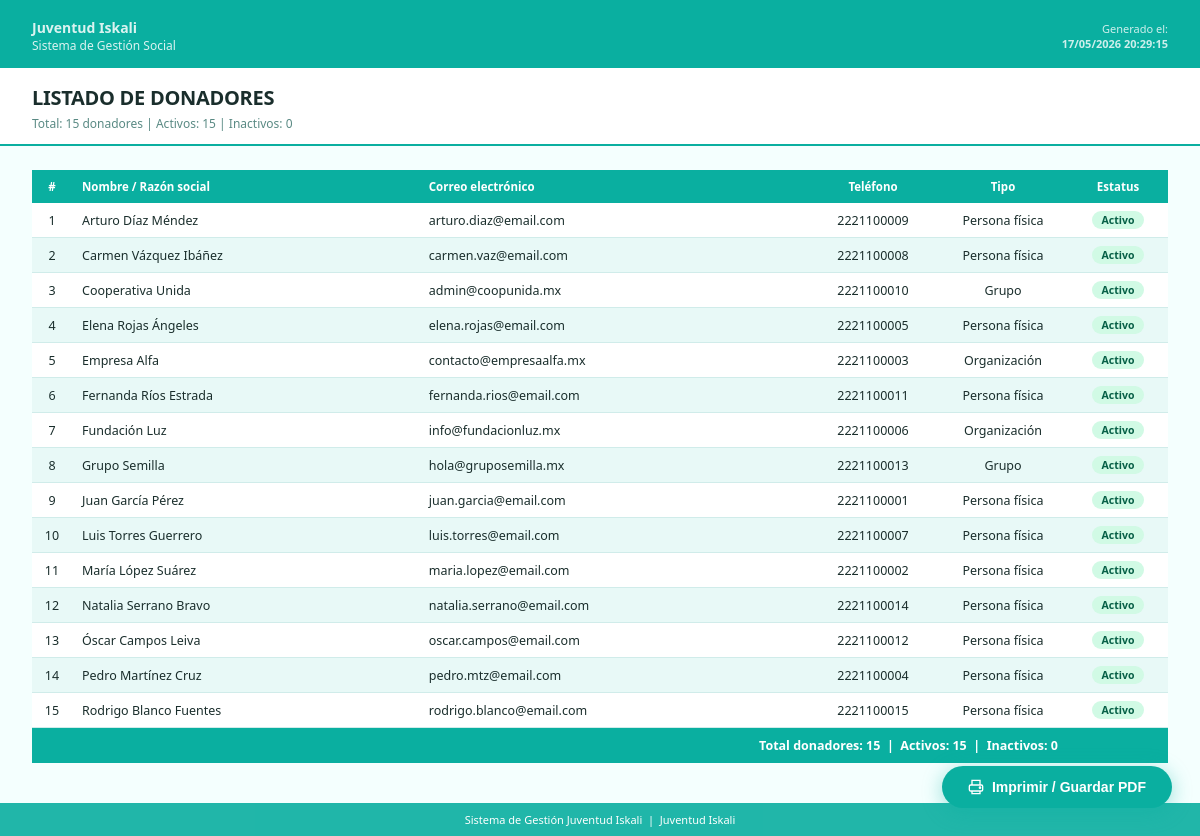
Screenshot of /index.php?pagina=reportes&accion=generar&tipo=donadores (signed in) with the database file from the repository.
### tables this page shows
CREATE TABLE donadores (
    id_donador        INT          NOT NULL AUTO_INCREMENT,
    id_nivel          INT,
    tipo_donante      ENUM('anonimo','persona','grupo','organizacion')
                      NOT NULL DEFAULT 'persona',
    puntos_acumulados INT          NOT NULL DEFAULT 0,
    email             VARCHAR(150) NOT NULL,
    telefono          VARCHAR(20),
    activo            BOOLEAN      NOT NULL DEFAULT TRUE,
    created_at        DATETIME     NOT NULL DEFAULT CURRENT_TIMESTAMP,
    PRIMARY KEY (id_donador),
    UNIQUE KEY uq_donador_email (email)
);

### models/ReporteModel.php (called while the page is built, shortened)
<?php
class ReporteModel
{
    private PDO $db;
    public function __construct(PDO $conexion)
    {
        $this->db = $conexion;
    }
    public function getDonadores(): array
    {
        $sql = "
            SELECT
                d.id_donador,
                CASE
                    WHEN d.tipo_donante = 'anonimo' THEN 'Anónimo'
                    WHEN dg.id_donador  IS NOT NULL  THEN dg.nombre_grupo
                    WHEN df.id_donador  IS NOT NULL  THEN CONCAT(df.nombre, ' ', df.apellido)
                    WHEN dm.id_donador  IS NOT NULL  THEN dm.razon_social
                    ELSE 'Sin datos'
                END AS nombre_completo,
                COALESCE(d.email,    '—') AS email,
                COALESCE(d.telefono, '—') AS telefono,
                CASE d.tipo_donante
                    WHEN 'persona'      THEN 'Persona física'
                    WHEN 'organizacion' THEN 'Organización'
                    WHEN 'grupo'        THEN 'Grupo'
                    WHEN 'anonimo'      THEN 'Anónimo'
                    ELSE d.tipo_donante
                END AS tipo_label,
                d.activo,
                d.created_at
            FROM donadores d
            LEFT JOIN donadores_fisicos  df ON d.id_donador = df.id_donador
            LEFT JOIN donadores_morales  dm ON d.id_donador = dm.id_donador
            LEFT JOIN donadores_grupos   dg ON d.id_donador = dg.id_donador
            ORDER BY nombre_completo ASC
        ";
        return $this->db->query($sql)->fetchAll(PDO::FETCH_ASSOC);
    }
    public function getResumenDonadores(): array
    {
        $filas     = $this->getDonadores();
        $total     = count($filas);
        $activos   = count(array_filter($filas, fn($f) => (bool)$f['activo']));
        $inactivos = $total - $activos;
        return compact('total', 'activos', 'inactivos', 'filas');
    }
}

### controllers/ReportesController.php (the view, shortened to what this page needs)
<?php
class ReportesController
{
    private ReporteModel $model;
    public function __construct(PDO $conexion)
    {
        require_once 'models/ReporteModel.php';
        $this->model = new ReporteModel($conexion);
    }
    public function generar(): void
    {
        $tipo = trim($_GET['tipo'] ?? '');
        switch ($tipo) {
            case 'donadores':
                $this->reporteDonadores();
                break;
        }
    }
    private function renderReporte(string $titulo, string $subtitulo, string $cuerpo): void
    {
        $fecha     = date('d/m/Y  H:i:s');
        $appNombre = defined('APP_NAME') ? APP_NAME : 'Juventud Iskali';
        echo <<<HTML
        <!DOCTYPE html>
        <html lang="es">
        <head>
          <title>{$titulo} — {$appNombre}</title>
        </head>
        <body>
          <div class="report-header">
            <div class="org">
              <strong style="font-size:14px;">{$appNombre}</strong><br>
              Sistema de Gestión Social
            </div>
            <div class="fecha">
              Generado el:<br>
              <strong>{$fecha}</strong>
            </div>
          </div>
          <div class="report-title-bar">
            <h1>{$titulo}</h1>
            <p class="subtitle">{$subtitulo}</p>
          </div>
          <div class="report-body">
            {$cuerpo}
          </div>
          <div class="report-footer">
            Sistema de Gestión Juventud Iskali &nbsp;|&nbsp; {$appNombre}
          </div>
          <button class="print-btn" onclick="window.print()">
            <svg xmlns="http://www.w3.org/2000/svg" width="16" height="16" fill="none"
                 stroke="currentColor" stroke-width="2" viewBox="0 0 24 24">
              <path d="M6 9V2h12v7"/><rect x="2" y="9" width="20" height="9" rx="2"/>
              <path d="M6 18v4h12v-4"/><circle cx="18" cy="13" r="1" fill="currentColor"/>
            </svg>
            Imprimir / Guardar PDF
          </button>
        </body>
        </html>
        HTML;
        exit;
    }
    private function badge(string $texto, string $clase): string
    {
        $claseSegura = htmlspecialchars($clase);
        $textoSeguro = htmlspecialchars($texto);
        return "<span class=\"badge badge-{$claseSegura}\">{$textoSeguro}</span>";
    }
    private function reporteDonadores(): void
    {
        $data      = $this->model->getResumenDonadores();
        $filas     = $data['filas'];
        $total     = $data['total'];
        $activos   = $data['activos'];
        $inactivos = $data['inactivos'];
        $filasHtml = '';
        foreach ($filas as $i => $f) {
            $n            = $i + 1;
            $nombre       = htmlspecialchars($f['nombre_completo'] ?? '—');
            $email        = htmlspecialchars($f['email']);
            $tel          = htmlspecialchars($f['telefono']);
            $tipo         = htmlspecialchars($f['tipo_label']);
            $estatusBadge = (bool)$f['activo']
                ? $this->badge('Activo',   'activo')
                : $this->badge('Inactivo', 'inactivo');
            $filasHtml .= "<tr>
              <td class=\"c\">{$n}</td>
              <td>{$nombre}</td>
              <td>{$email}</td>
              <td class=\"c\">{$tel}</td>
              <td class=\"c\">{$tipo}</td>
              <td class=\"c\">{$estatusBadge}</td>
            </tr>";
        }
        $filasHtml .= "<tr class=\"totals-row\">
          <td colspan=\"5\" style=\"text-align:right;\">
            Total donadores: {$total} &nbsp;|&nbsp; Activos: {$activos} &nbsp;|&nbsp; Inactivos: {$inactivos}
          </td>
          <td></td>
        </tr>";
        $cuerpo = "
        <table>
          <thead>
            <tr>
              <th class=\"c\" style=\"width:40px;\">#</th>
              <th>Nombre / Razón social</th>
              <th>Correo electrónico</th>
              <th class=\"c\" style=\"width:130px;\">Teléfono</th>
              <th class=\"c\" style=\"width:130px;\">Tipo</th>
              <th class=\"c\" style=\"width:100px;\">Estatus</th>
            </tr>
          </thead>
          <tbody>{$filasHtml}</tbody>
        </table>";
        $subtitulo = "Total: {$total} donadores   |   Activos: {$activos}   |   Inactivos: {$inactivos}";
        $this->renderReporte('LISTADO DE DONADORES', $subtitulo, $cuerpo);
    }
}

### rows the page displays
donadores: n "1", nombre "Arturo Díaz Méndez", email "arturo.diaz@email.com", tel "2221100009", tipo "Persona física"
donadores: n "2", nombre "Carmen Vázquez Ibáñez", email "carmen.vaz@email.com", tel "2221100008", tipo "Persona física"
donadores: n "3", nombre "Cooperativa Unida", email "admin@coopunida.mx", tel "2221100010", tipo "Grupo"
donadores: n "4", nombre "Elena Rojas Ángeles", email "elena.rojas@email.com", tel "2221100005", tipo "Persona física"
donadores: n "5", nombre "Empresa Alfa", email "contacto@empresaalfa.mx", tel "2221100003", tipo "Organización"
donadores: n "6", nombre "Fernanda Ríos Estrada", email "fernanda.rios@email.com", tel "2221100011", tipo "Persona física"
donadores: n "7", nombre "Fundación Luz", email "info@fundacionluz.mx", tel "2221100006", tipo "Organización"
donadores: n "8", nombre "Grupo Semilla", email "hola@gruposemilla.mx", tel "2221100013", tipo "Grupo"
donadores: n "9", nombre "Juan García Pérez", email "juan.garcia@email.com", tel "2221100001", tipo "Persona física"
donadores: n "10", nombre "Luis Torres Guerrero", email "luis.torres@email.com", tel "2221100007", tipo "Persona física"
donadores: n "11", nombre "María López Suárez", email "maria.lopez@email.com", tel "2221100002", tipo "Persona física"
donadores: n "12", nombre "Natalia Serrano Bravo", email "natalia.serrano@email.com", tel "2221100014", tipo "Persona física"
donadores: n "13", nombre "Óscar Campos Leiva", email "oscar.campos@email.com", tel "2221100012", tipo "Persona física"
donadores: n "14", nombre "Pedro Martínez Cruz", email "pedro.mtz@email.com", tel "2221100004", tipo "Persona física"
donadores: n "15", nombre "Rodrigo Blanco Fuentes", email "rodrigo.blanco@email.com", tel "2221100015", tipo "Persona física"

### other values shown
$appNombre "Juventud Iskali"
$titulo "LISTADO DE DONADORES"
$subtitulo "Total: 15 donadores | Activos: 15 | Inactivos: 0"
$total "15"
$activos "15"
$inactivos "0"
